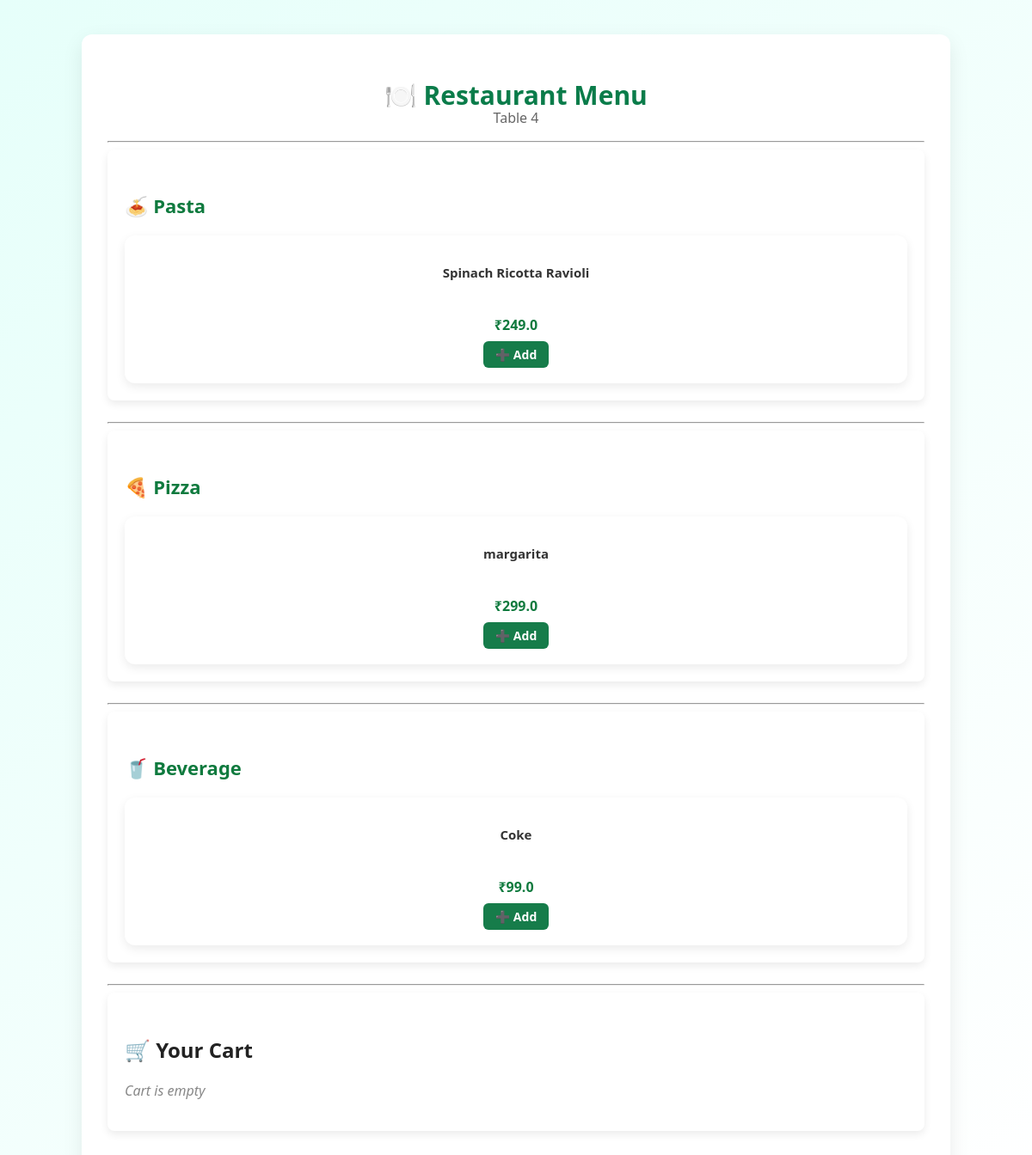
The app's page /menu/4 with its own data.
### tables this page shows
CREATE TABLE menu (
            id INTEGER PRIMARY KEY AUTOINCREMENT,
            name TEXT NOT NULL,
            price REAL NOT NULL,
            category TEXT NOT NULL
        );

### app.py (the view)
@app.route("/menu/<int:table_id>")
def menu(table_id):
    session["table_id"] = table_id
    conn = get_db_connection()
    items = conn.execute("SELECT * FROM menu").fetchall()
    conn.close()
    return render_template(
        "menu.html",
        menu=items,
        table_id=table_id,
        tables=session.get("tables", {})
    )

### database.py (called while the page is built)
def get_db_connection():
    conn = sqlite3.connect("restaurant.db")
    conn.row_factory = sqlite3.Row
    return conn

### templates/menu.html (shortened to what this page needs)
<!DOCTYPE html>
<html>
<head>
    <link rel="stylesheet" href="{{ url_for('static', filename='style.css') }}">
</head>
<body>
<div class="container">
    <div class="menu-header">
        <h1>🍽️ Restaurant Menu</h1>
        <p class="subtitle">Table {{ table_id }}</p>
    </div>
    <hr>
    <div class="card">
        <h2 class="section-title">🍝 Pasta</h2>
        <div class="menu-grid small-grid">
            {% for item in menu %}
                {% if item.category == "Pasta" %}
                <div class="menu-card small-card">
                    <h3>{{ item.name }}</h3>
                    <p class="price">₹{{ item.price }}</p>
                    <a href="{{ url_for('add_to_cart', item_id=item.id) }}" class="btn small-btn">
                        ➕ Add
                    </a>
                </div>
                {% endif %}
            {% endfor %}
        </div>
    </div>
    <hr>
    <div class="card">
        <h2 class="section-title">🍕 Pizza</h2>
        <div class="menu-grid small-grid">
            {% for item in menu %}
                {% if item.category == "Pizza" %}
                <div class="menu-card small-card">
                    <h3>{{ item.name }}</h3>
                    <p class="price">₹{{ item.price }}</p>
                    <a href="{{ url_for('add_to_cart', item_id=item.id) }}" class="btn small-btn">
                        ➕ Add
                    </a>
                </div>
                {% endif %}
            {% endfor %}
        </div>
    </div>
    <hr>
    <div class="card">
        <h2 class="section-title">🥤 Beverage</h2>
        <div class="menu-grid small-grid">
            {% for item in menu %}
                {% if item.category == "Beverage" %}
                <div class="menu-card small-card">
                    <h3>{{ item.name }}</h3>
                    <p class="price">₹{{ item.price }}</p>
                    <a href="{{ url_for('add_to_cart', item_id=item.id) }}" class="btn small-btn">
                        ➕ Add
                    </a>
                </div>
                {% endif %}
            {% endfor %}
        </div>
    </div>
    <hr>
    <div class="card">
        <h2>🛒 Your Cart</h2>
        {% if tables and table_id|string in tables %}
            {% set cart = tables[table_id|string] %}
            {% for item_id, data in cart.items() %}
                <div class="cart-item">
                    <div>
                        <strong>{{ data.name }}</strong><br>
                        Qty: {{ data.qty }}
                    </div>
                    <div>
                        <a href="{{ url_for('decrease_item', item_id=item_id) }}" class="qty-btn minus">−</a>
                        <a href="{{ url_for('increase_item', item_id=item_id) }}" class="qty-btn plus">+</a>
                    </div>
                </div>
            {% endfor %}
            <div class="cart-buttons">
                <a href="{{ url_for('cart') }}" class="btn">View Full Cart</a>
                <a href="/" class="btn secondary-btn">⬅ Back to Home</a>
            </div>
        {% else %}
            <p class="empty-msg">Cart is empty</p>
        {% endif %}
    </div>
</div>
</body>
</html>

### static/style.css (style rules this page uses)
body { margin: 0; font-family: 'Segoe UI', Arial, sans-serif; background: linear-gradient(135deg, #e6fffa, #ffffff); color: #333; }
h1 { color: #0a7c4a; font-size: 30px; margin-bottom: 5px; }
h2 { color: #222; margin-top: 30px; }
.container { width: 90%; max-width: 950px; margin: 40px auto; background: white; padding: 30px; border-radius: 12px; box-shadow: 0 8px 25px rgba(0, 0, 0, 0.08); }
.section-title { margin-top: 30px; font-size: 22px; color: #0f7a3e; }
.menu-grid { display: grid; grid-template-columns: repeat(auto-fit, minmax(240px, 1fr)); gap: 20px; margin-top: 20px; }
.small-grid { grid-template-columns: repeat(auto-fit, minmax(200px, 1fr)); }
.menu-card { background: #ffffff; padding: 20px; border-radius: 12px; box-shadow: 0 4px 12px rgba(0,0,0,0.08); text-align: center; transition: 0.2s; }
.small-card { padding: 18px; }
.small-card h3 { font-size: 15px; min-height: 45px; }
.price { font-weight: bold; color: #0f7a3e; margin: 8px 0; font-size: 16px; }
.btn { display: inline-block; background: #167c4a; color: white; padding: 8px 18px; border-radius: 6px; text-decoration: none; font-weight: 600; transition: 0.2s; }
.small-btn { padding: 6px 14px; font-size: 14px; }
.card { background: #ffffff; padding: 20px; border-radius: 8px; margin-bottom: 25px; box-shadow: 0 4px 10px rgba(0,0,0,0.08); }
.subtitle { color: #666; margin-top: -10px; }
.empty-msg { color: #888; font-style: italic; }
.menu-header { text-align: center; }
.section-title { margin-bottom: 15px; }

### records on screen
menu: name "Spinach Ricotta Ravioli", price "249.0"
menu: name "margarita", price "299.0"
menu: name "Coke", price "99.0"

### other values on screen
{{ table_id }} "4"
